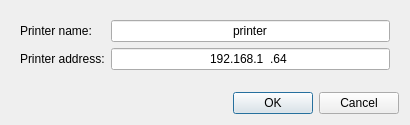
<?xml version="1.0" encoding="UTF-8"?>
<ui version="4.0">
 <class>AddPrinterDialog</class>
 <widget class="QDialog" name="AddPrinterDialog">
  <property name="geometry">
   <rect>
    <x>0</x>
    <y>0</y>
    <width>410</width>
    <height>125</height>
   </rect>
  </property>
  <layout class="QVBoxLayout" name="verticalLayout">
   <item>
    <widget class="QWidget" name="widget" native="true">
     <layout class="QFormLayout" name="formLayout">
      <item row="0" column="0">
       <widget class="QLabel" name="label">
        <property name="text">
         <string>Printer name:</string>
        </property>
       </widget>
      </item>
      <item row="0" column="1">
       <widget class="QLineEdit" name="_edName">
        <property name="text">
         <string>printer</string>
        </property>
        <property name="alignment">
         <set>Qt::AlignCenter</set>
        </property>
       </widget>
      </item>
      <item row="1" column="0">
       <widget class="QLabel" name="label_2">
        <property name="text">
         <string>Printer address:</string>
        </property>
       </widget>
      </item>
      <item row="1" column="1">
       <widget class="QLineEdit" name="_edAddress">
        <property name="inputMask">
         <string>009.009.009.009</string>
        </property>
        <property name="text">
         <string>192.168.1.64</string>
        </property>
        <property name="alignment">
         <set>Qt::AlignCenter</set>
        </property>
       </widget>
      </item>
     </layout>
    </widget>
   </item>
   <item>
    <widget class="QDialogButtonBox" name="buttonBox">
     <property name="standardButtons">
      <set>QDialogButtonBox::Cancel|QDialogButtonBox::Ok</set>
     </property>
    </widget>
   </item>
  </layout>
 </widget>
 <resources/>
 <connections/>
</ui>
